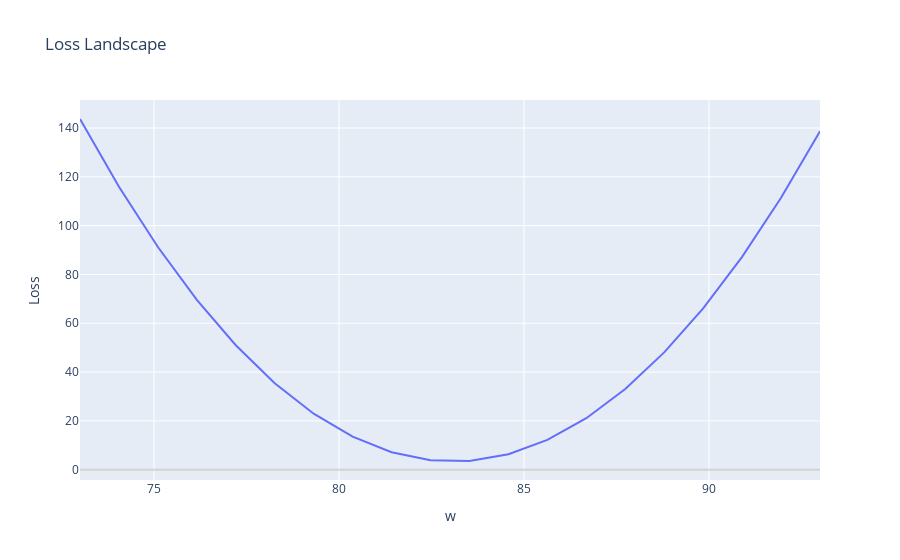

The notebook cell this image was saved under:
### Code cell
first_set.landscape(cost_fn=nn.MSELoss(),coef_1=coef_tensor)

### Figure 1 — Plotly figure (JSON) as saved in the notebook; plotly's stock layout.template omitted (floating-point values rounded to 4 significant figures)
{"data": [{"mode": "lines", "type": "scatter", "x": [73, 74.05, 75.11, 76.16, 77.21, 78.26, 79.32, 80.37, 81.42, 82.47, 83.53, 84.58, 85.63, 86.68, 87.74, 88.79, 89.84, 90.89, 91.95, 93], "y": [143.7, 115.9, 91.23, 69.58, 50.99, 35.45, 22.97, 13.54, 7.159, 3.838, 3.572, 6.36, 12.2, 21.1, 33.05, 48.06, 66.12, 87.23, 111.4, 138.6]}], "layout": {"hovermode": "closest", "title": {"text": "Loss Landscape"}, "xaxis": {"title": {"text": "w"}, "zeroline": true, "zerolinecolor": "rgba(205, 200, 193, 0.7)", "zerolinewidth": 2}, "yaxis": {"title": {"text": "Loss"}, "zeroline": true, "zerolinecolor": "rgba(205, 200, 193, 0.7)", "zerolinewidth": 2}}}
